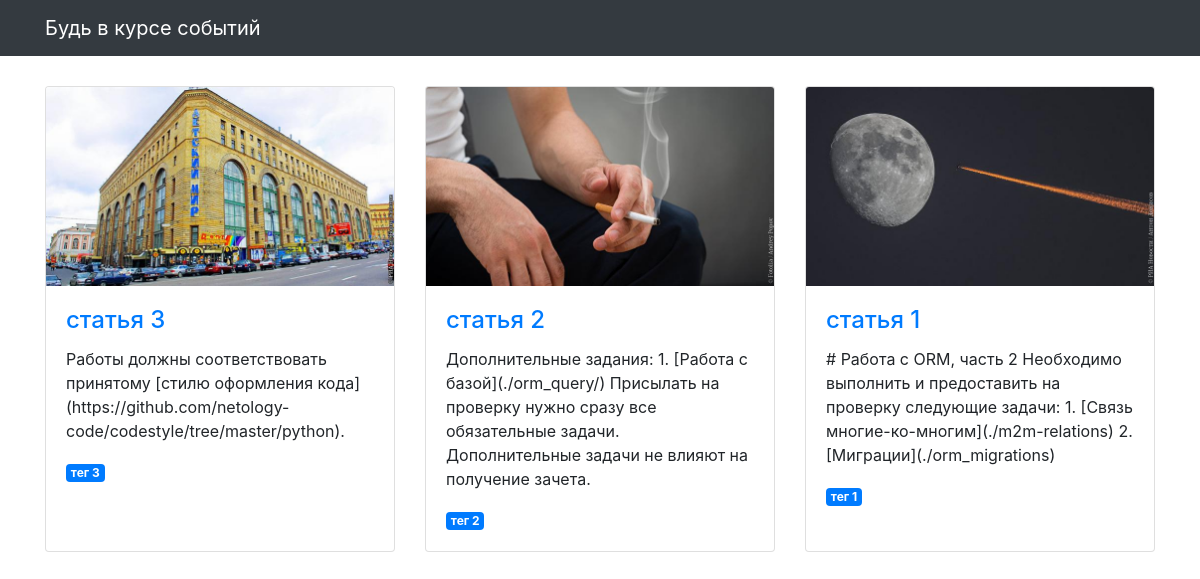
The page / on the database its author committed.
### articles/models.py (models this page shows, shortened)
class Article(models.Model):
    title = models.CharField(max_length=256, verbose_name='Название')
    text = models.TextField(verbose_name='Текст')
    published_at = models.DateTimeField(verbose_name='Дата публикации')
    image = models.ImageField(null=True, blank=True, verbose_name='Изображение',)
    articles = models.ManyToManyField('Scope', through='ArticleScope')
    class Meta:
        verbose_name = 'Статья'
        verbose_name_plural = 'Статьи'
        ordering = ['-published_at']

class ArticleScope(models.Model):
    article = models.ForeignKey(Article, on_delete=models.CASCADE, verbose_name='Категория', related_name='scopes')
    topic = models.ForeignKey(Scope, on_delete=models.CASCADE, related_name='scopes')
    is_main = models.BooleanField(verbose_name='Основной')

class Scope(models.Model):
    topic = models.CharField(max_length=255, verbose_name='Имя тэга')
    def __str__(self):
        return self.topic

### articles/views.py (the view)
# urls.py: path('', articles_list, name='articles'),
def articles_list(request):
    template = 'articles/news.html'
    ordering = '-published_at'
    articles = Article.objects.all()   #.prefetch_related('topic')
    context = {
        'object_list': articles
        }
    return render(request, template, context)

### templates/articles/news.html (shortened to what this page needs)
{% extends "articles/base.html" %}
{% load static %}
{% block content %}
<div class="row">
  {% for article in object_list %}
  <div class="col-lg-4 col-sm-6 portfolio-item">
    <div class="card h-100">
      <a href="#"><img class="card-img-top" src="{% get_media_prefix %}{{ article.image }}" alt=""></a>
      <div class="card-body">
        <h4 class="card-title">
          <a href="#">{{ article.title }}</a>
        </h4>
        <p class="card-text">{{ article.text }}</p>
        {% for scope in article.scopes.all %}
          <span class="badge {% if scope.is_main %}badge-primary{% else %}badge-secondary{% endif %}">{{ scope.topic }}</span>
        {% endfor %}
      </div>
    </div>
  </div>
  {% endfor %}
</div>
{% endblock %}

### templates/articles/base.html (shortened to what this page needs)
<!DOCTYPE html>
{% load static %}
<html>
  <head>
    <link href="{% static  "css/bootstrap.min.css"  %}" rel="stylesheet">
    <link href="{% static  "css/3-col-portfolio.css" %}" rel="stylesheet">
  </head>
  <body>
    <nav class="navbar navbar-expand-lg navbar-dark bg-dark fixed-top">
      <div class="container">
        <a class="navbar-brand" href="#">Будь в курсе событий</a>
      </div>
    </nav>
    <div class="container">{% block content %}{% endblock %}</div>
  </body>
</html>

### static/css/3-col-portfolio.css (style rules this page uses)
body { padding-top: 84px; padding-bottom: 84px; }
@media (min-width: 992px) { body { padding-top: 86px; padding-bottom: 86px; } }

### rows shown on the page
Article: image (picture), title "статья 3", text "Работы должны соответствовать принятому [стилю оформления кода](https://github.com/netology-code/codestyle/tree/master/python)."
ArticleScope: topic "тег 3"
Article: image (picture), title "статья 2", text "Дополнительные задания: 1. [Работа с базой](./orm_query/) Присылать на проверку нужно сразу все обязательные задачи. Дополнительные задачи не влияют на получение зачета."
ArticleScope: topic "тег 2"
Article: image (picture), title "статья 1", text "# Работа с ORM, часть 2 Необходимо выполнить и предоставить на проверку следующие задачи: 1. [Связь многие-ко-многим](./m2m-relations) 2. [Миграции](./orm_migrations)"
ArticleScope: topic "тег 1"
